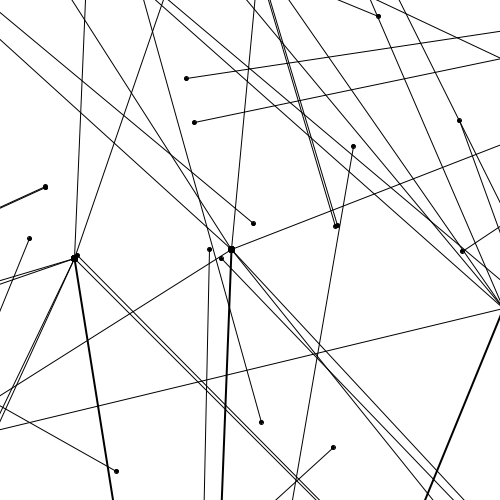
Frame 1 (no input)
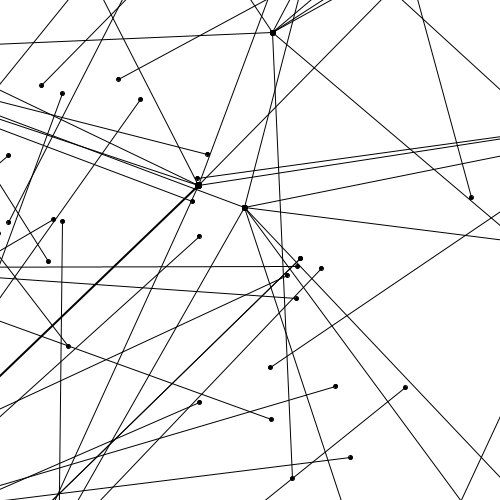
Frame 60 (the mouse pressed at the canvas centre just before this capture)
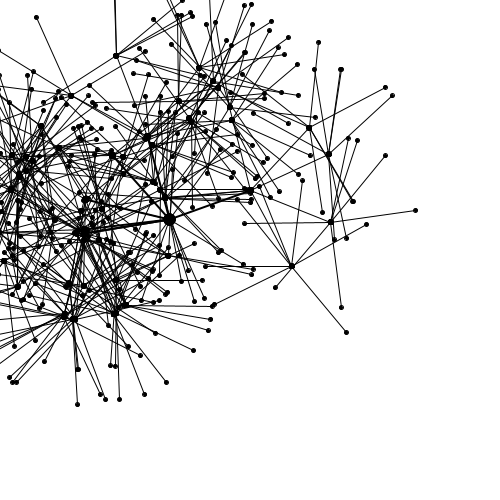
Frame 120 (the mouse held since frame 60 and released just before this capture)

The Processing sketch that drew these frames (run headless with seeded random() and noise(); from frame 60 on, the mouse is pressed at the canvas centre):

// Processing sketch: processing_124545
// ── processing_124545.pde

Node tree;

void setup() {
 size(500, 500);
 tree = new Node(width/2, height/2, 1, 1, 0, 0);
}

void draw() {
  background(255);
  tree.picture();
  tree.update();
}


int max_fanout = 7; // maximum node fanout
int max_level = 5;  // maximum tree depth
int span = 800;
int jump = -6;

class Node {
  
  float x, y; // node positions
  int level; // node level
  int fanout; // node fanout
  float angle, radius; // node polar coordinates wrt parent node
  float rotation; // node rotation speed
  Node[] children; // list of children
  
  Node(float _x, float _y, int _level, int _fanout, float _angle, float _radius) {
    x = _x;
    y = _y;
    level = _level;
    fanout = _fanout;
    angle = _angle;
    radius = _radius;
    rotation = radians(random(-1, 1));
    
    
    children = new Node[fanout];
    for (int i = 0; i < fanout; i++) {
      int clevel = level + 1;
      int cfanout;
      if (level < (max_level - 1)) { // node with internal children
        cfanout = max_fanout; 
      } else { // node with leaf children
        cfanout = 0; 
      }
      float cradius = span; // random(10, width/2);
      float cangle = random(0, TWO_PI);
      float cx = x + cos(cangle) * cradius;
      float cy = y + sin(cangle) * cradius;
      children[i] = new Node(cx, cy, clevel, cfanout, cangle, cradius);
    }
    
  }
    
  void picture() {
    for (int i = 0; i < fanout; i++) {
      if (level > 1) {
        fill(0);
        stroke(0);
        strokeWeight(5 / level);
        ellipse(x, y, 20 / level, 20 / level); // draw node
        if (level == (max_level - 1)) { 
          ellipse(children[i].x, children[i].y, 20 / (level+1), 20 / (level+1)); // draw node
        }
        line(x, y, children[i].x, children[i].y); // draw edge
      }
      children[i].picture();
    }
  }
  
  void update() {
    for (int i = 0; i < fanout; i++) {
      children[i].angle += children[i].rotation;
      children[i].radius += jump;
      if (children[i].radius < 0 || children[i].radius > 3 * span) jump *= -1;
      children[i].x = x + cos(children[i].angle) * children[i].radius;
      children[i].y = y + sin(children[i].angle) * children[i].radius;
      children[i].update();
    }



    
  }

  
}
